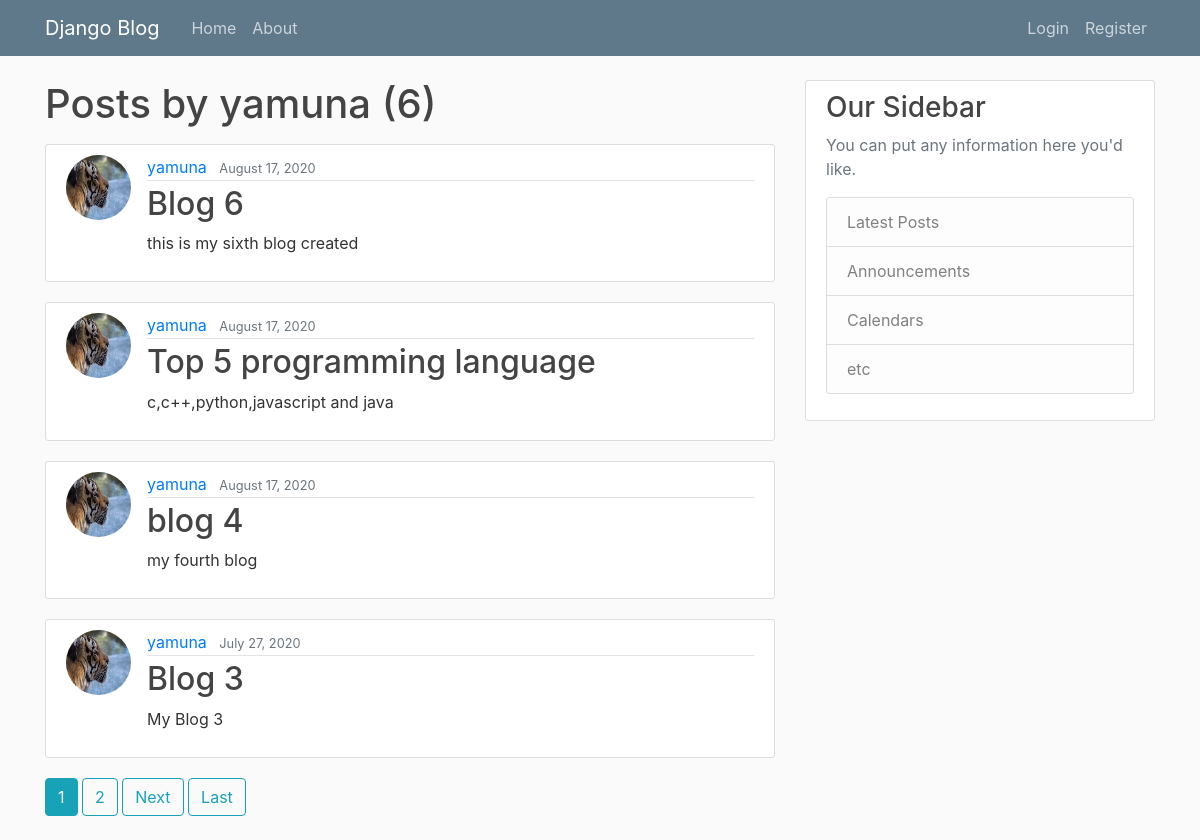
Page /user/yamuna on the committed database.
### blog/models.py (models this page shows, shortened)
class Post(models.Model):
        title=models.CharField(max_length=100)
        content=models.TextField()
        date_posted=models.DateTimeField(default=timezone.now)
        author=models.ForeignKey(User,on_delete=models.CASCADE)

### users/models.py (models this page shows, shortened)
class Profile(models.Model):
        user = models.OneToOneField(User,on_delete=models.CASCADE)
        image = models.ImageField(default='default.jpg',upload_to='profile_pics')

### blog/views.py (the view)
# urls.py: path('user/<str:username>', UserPostListView.as_view(),name='user_posts'),
class UserPostListView(ListView):
	model = Post
	template_name = 'blog/user_posts.html'
	context_object_name='posts'
	ordering = ['-date_posted']
	paginate_by=4
	def get_queryset(self):
		user = get_object_or_404(User,username=self.kwargs.get('username'))
		return Post.objects.filter(author=user).order_by('-date_posted')

### blog/templates/blog/user_posts.html (shortened to what this page needs)
{% extends 'blog/base.html' %}
{% block content %}
  <h1 class="mb-3">Posts by {{ view.kwargs.username }} ({{ page_obj.paginator.count }})</h1>
  {% for post in posts %}
    <article class="media content-section">
      <img class="rounded-circle article-img" src="{{ post.author.profile.image.url }}">
      <div class="media-body">
        <div class="article-metadata">
          <a class="mr-2" href="{% url 'user_posts' post.author.username %}">{{ post.author }}</a>
          <small class="text-muted">{{ post.date_posted|date:"F d, Y"}}</small>
        </div>
        <h2><a class="article-title" href="{% url 'post-detail' post.id %}">{{ post.title }}</a></h2>
        <p class="article-content">{{ post.content }}</p>
      </div>
    </article>
 {% endfor %}
 {% if is_paginated %}
    {% for num in page_obj.paginator.page_range %}
      {% if page_obj.number == num %}
        <a class="btn btn-info mb-4" href="?page={{ num }}">{{ num }}</a>
      {% elif num > page_obj.number|add:'-3' and  num < page_obj.number|add:'3' %}
        <a class="btn btn-outline-info mb-4" href="?page={{ num }}">{{ num }}</a>
      {% endif %}
    {% endfor %}
    {% if page_obj.has_next %}
      <a class="btn btn-outline-info mb-4" href="?page={{ page_obj.next_page_number }}">Next</a>
      <a class="btn btn-outline-info mb-4" href="?page={{ page_obj.paginator.num_pages }}">Last</a>
    {% endif %}
 {% endif %}
{% endblock content %}

### blog/static/blog/main.css (style rules this page uses)
body { background: #fafafa; color: #333333; margin-top: 5rem; }
h1, h2, h3, h4, h5, h6 { color: #444444; }
.content-section { background: #ffffff; padding: 10px 20px; border: 1px solid #dddddd; border-radius: 3px; margin-bottom: 20px; }
.article-title { color: #444444; }
.article-content { white-space: pre-line; }
.article-img { height: 65px; width: 65px; margin-right: 16px; }
.article-metadata { padding-bottom: 1px; margin-bottom: 4px; border-bottom: 1px solid #e3e3e3 }

### rows in the picture
Post: author.profile.image (picture), author "yamuna", date_posted "August 17, 2020", title "Blog 6", content "this is my sixth blog created"
Post: author.profile.image (picture), author "yamuna", date_posted "August 17, 2020", title "Top 5 programming language", content "c,c++,python,javascript and java"
Post: author.profile.image (picture), author "yamuna", date_posted "August 17, 2020", title "blog 4", content "my fourth blog"
Post: author.profile.image (picture), author "yamuna", date_posted "July 27, 2020", title "Blog 3", content "My Blog 3"

### other values in the picture
{{ view.kwargs.username }} "yamuna"
{{ page_obj.paginator.count }} "6"
{{ num }} "1"
{{ num }} "2"
